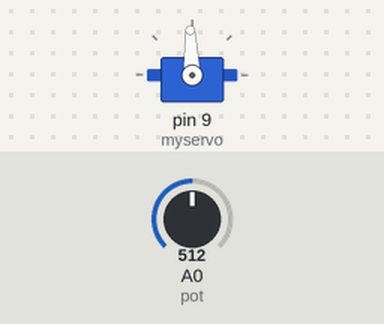
A sketch run on a simulated Arduino Uno, built with avr-gcc and run on an emulated ATmega328P. Parts: servo. Inputs (shaded band) come from the test bench; at power-on: A0 (pot) = 512.

Above: at 1.2 s.
1.3 s: A0 (pot) set to 716
At 2.0 s:
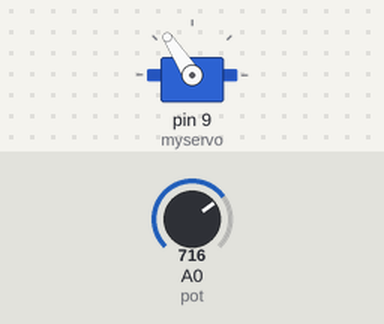
2.8 s: A0 (pot) set to 900
At 3.1 s:
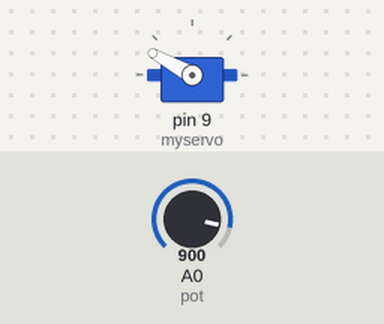
4.3 s: A0 (pot) set to 1023
At 5.5 s:
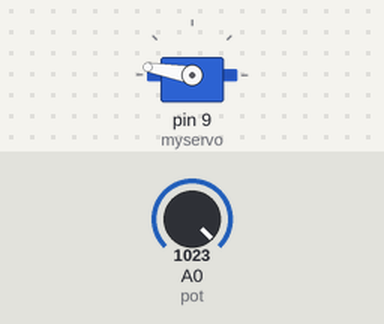
5.8 s: A0 (pot) set to 306
At 6.6 s:
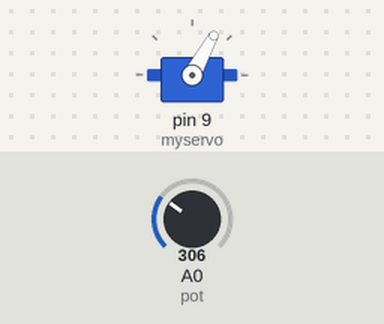
7.3 s: A0 (pot) set to 122
At 7.7 s:
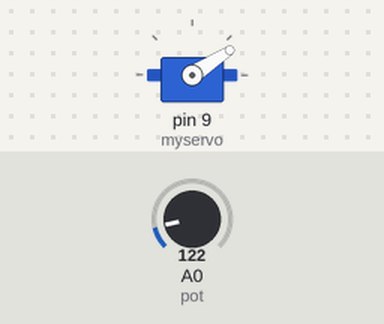
8.8 s: A0 (pot) set to 511
At 10.1 s:
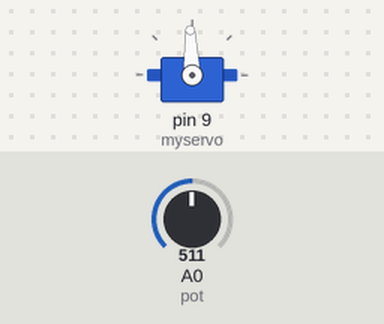
Timing chart, 0 to 11.3 s (numbered marks = the images above; inputs shaded):
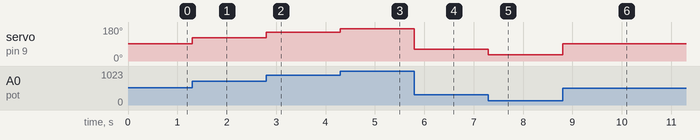

Measured:
- after the input at 1.3 s, servo on pin 9 (myservo): 92° → 123° at once
- after the input at 2.8 s, servo on pin 9 (myservo): 123° → 151° at once
- after the input at 4.3 s, servo on pin 9 (myservo): 151° → 170° at once
- after the input at 5.8 s, servo on pin 9 (myservo): 170° → 61° at once
- after the input at 7.3 s, servo on pin 9 (myservo): 61° → 33° at once
- after the input at 8.8 s, servo on pin 9 (myservo): 33° → 92° at once

The sketch:

servo_potentiometer.ino
```cpp
#include<Servo.h>
int pos = 0;
int pot = A0;
int potRead;

Servo myservo;

void setup(){
  myservo.attach(9);
}

void loop(){
  potRead = analogRead(pot);
  pos = (155./1023.)*potRead + 15;
  myservo.write(pos);
}
```
